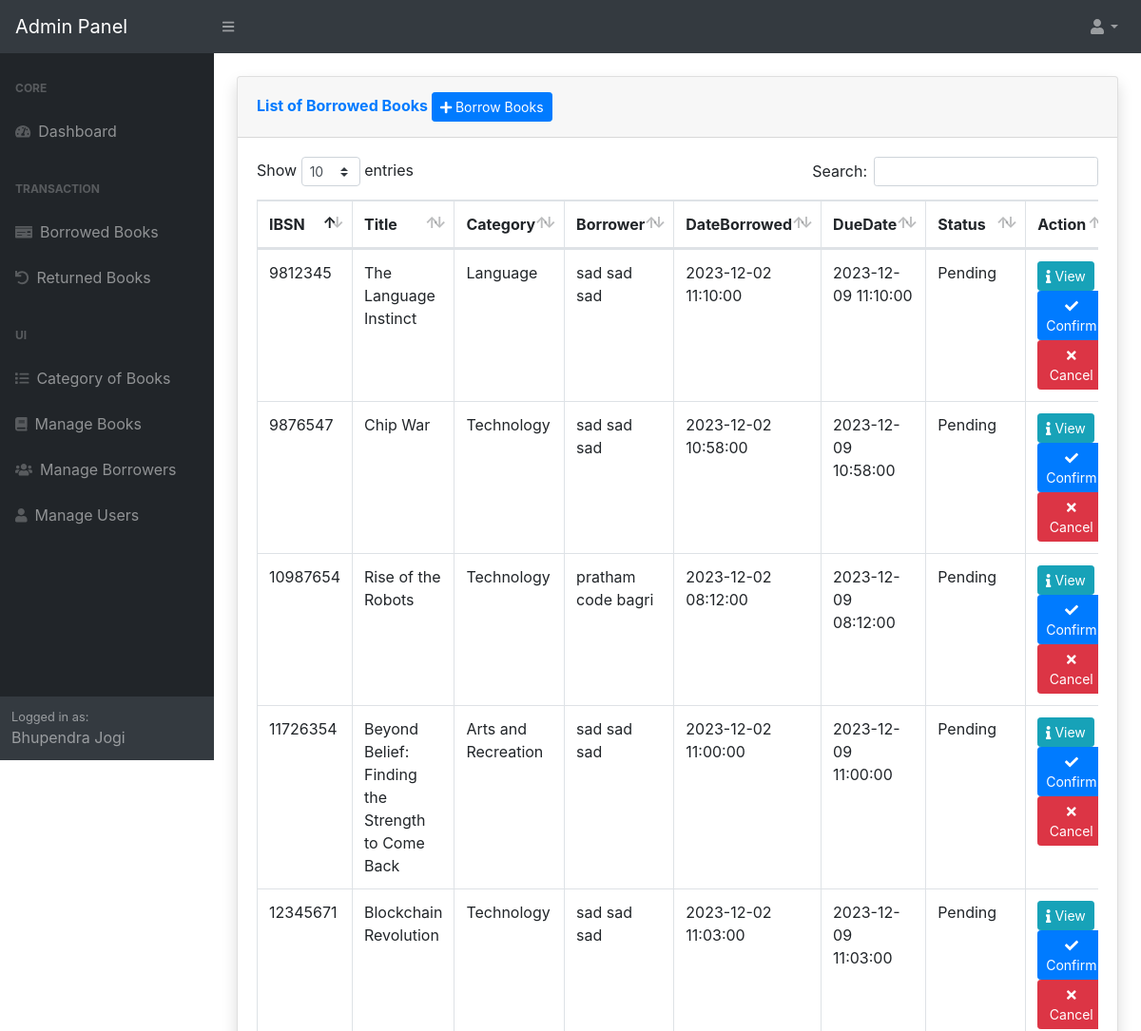
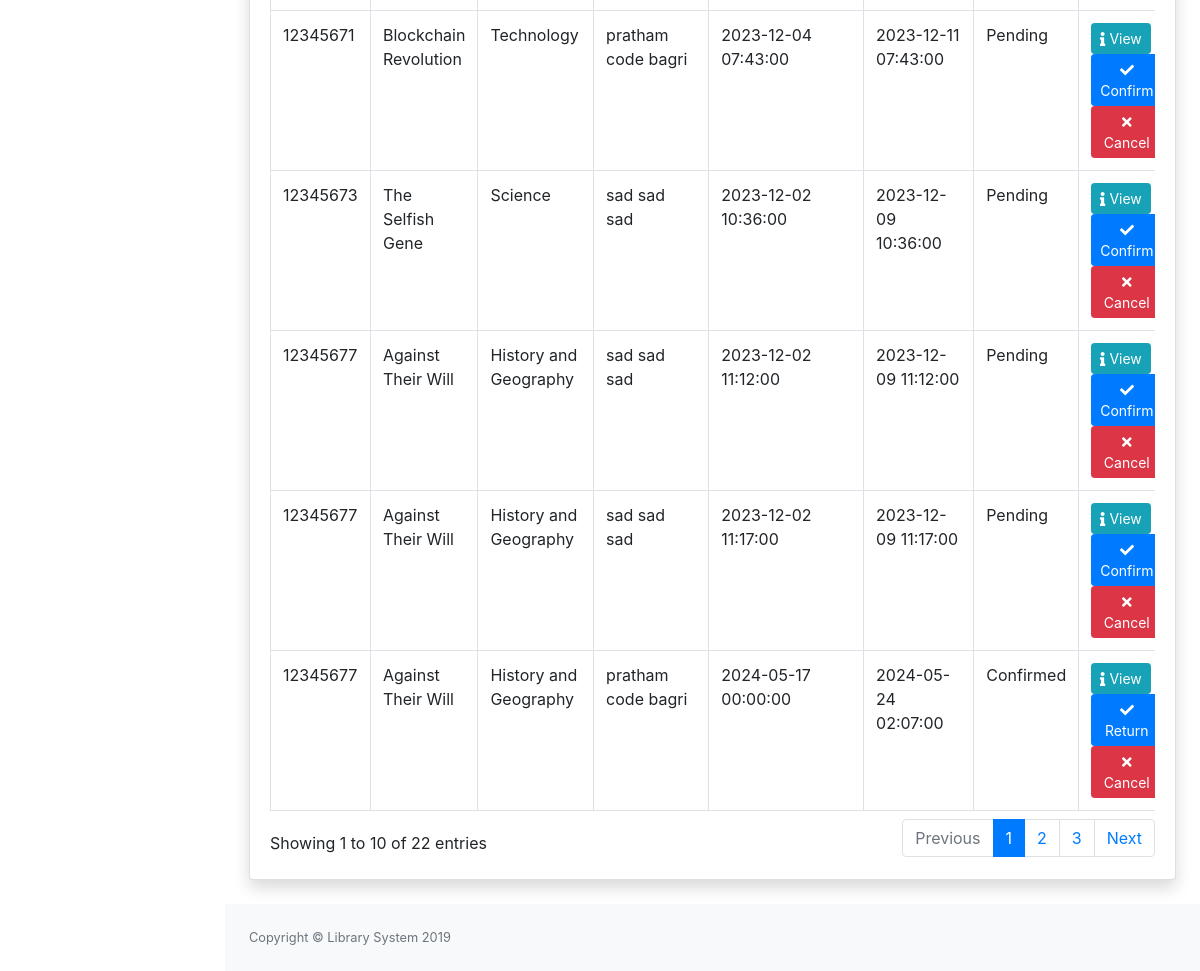
The app's page /admin/borrowed/index.php (signed in) with its own data (2 pictures, top to bottom).
### tables this page shows
CREATE TABLE `tblusers` (
  `USERID` int(11) NOT NULL,
  `NAME` varchar(124) NOT NULL,
  `UEMAIL` varchar(125) NOT NULL,
  `PASS` varchar(125) NOT NULL,
  `TYPE` varchar(125) NOT NULL,
  `Status` varchar(11) NOT NULL,
  `PicLoc` text NOT NULL,
  `fine` varchar(20) DEFAULT NULL
);

CREATE TABLE `tblbooks` (
  `BookID` int(11) NOT NULL,
  `IBSN` varchar(13) NOT NULL,
  `BookTitle` varchar(125) NOT NULL,
  `BookDesc` varchar(255) NOT NULL,
  `Author` varchar(125) NOT NULL,
  `PublishDate` date NOT NULL,
  `BookPublisher` varchar(125) NOT NULL,
  `Category` varchar(90) NOT NULL,
  `BookPrice` double NOT NULL,
  `BookQuantity` int(11) NOT NULL,
  `Status` varchar(30) NOT NULL,
  `BookType` varchar(90) NOT NULL,
  `DeweyDecimal` varchar(90) NOT NULL,
  `OverAllQty` int(11) NOT NULL,
  `Donate` tinyint(1) NOT NULL,
  `Remarks` varchar(90) NOT NULL
);

CREATE TABLE `tbltransaction` (
  `TransactionID` int(11) NOT NULL,
  `IBSN` varchar(13) NOT NULL,
  `NoCopies` int(11) NOT NULL,
  `DateBorrowed` datetime NOT NULL,
  `Purpose` varchar(90) NOT NULL,
  `Status` varchar(30) NOT NULL,
  `DueDate` datetime NOT NULL,
  `BorrowerId` int(11) NOT NULL,
  `Borrowed` tinyint(1) NOT NULL,
  `Due` tinyint(1) NOT NULL,
  `Returned` tinyint(1) NOT NULL,
  `DateReturned` datetime NOT NULL,
  `Remarks` varchar(90) NOT NULL
);

CREATE TABLE `tblborrower` (
  `IDNO` int(11) NOT NULL,
  `BorrowerId` varchar(90) NOT NULL,
  `Firstname` varchar(125) NOT NULL,
  `Lastname` varchar(125) NOT NULL,
  `MiddleName` varchar(125) NOT NULL,
  `Address` varchar(255) NOT NULL,
  `Sex` varchar(11) NOT NULL,
  `ContactNo` varchar(125) NOT NULL,
  `CourseYear` varchar(125) NOT NULL,
  `BorrowerPhoto` varchar(255) NOT NULL,
  `BorrowerType` varchar(35) NOT NULL,
  `Stats` varchar(36) NOT NULL,
  `BUsername` varchar(90) NOT NULL,
  `BPassword` varchar(90) NOT NULL,
  `fine` varchar(20) DEFAULT NULL
);

### admin/borrowed/index.php (called while the page is built, shortened)
<?php
require_once '../themes/templates.php';
?>

### include/database.php (called while the page is built, shortened)
<?php
class Database {
	var $sql_string = '';
	private $conn;
	public function open_connection() {
		$this->conn = mysqli_connect(server, user, pass);
		if (!$this->conn) {
			throw new Exception("Failed to connect to the database server: " . mysqli_connect_error());
		} else {
			$db_select = mysqli_select_db($this->conn, database_name);
		}
	}
	function setQuery($sql='') {
		$this->sql_string=$sql;
	}
	function executeQuery() {
		$result = mysqli_query($this->conn,$this->sql_string);
		return $result;
	}
	private function confirm_query($result) {
		return $result;
	}
	function loadResultList( $key='' ) {
		$cur = $this->executeQuery();
		$array = array();
		while ($row = mysqli_fetch_object($cur)) {
			if ($key) {
				$array[$row->$key] = $row;
			} else {
				$array[] = $row;
			}
		}
		return $array;
	}
	function loadSingleResult() {
		$cur = $this->executeQuery();
		while ($row = mysqli_fetch_object($cur)) {
		return $data = $row;
		}
	}
}
$mydb = new Database();
?>

### include/accounts.php (called while the page is built, shortened)
<?php
require_once(LIB_PATH.DS.'database.php');
class User {
	protected static  $tblname = "tblusers";
	function single_user($id=""){
			global $mydb;
			$mydb->setQuery("SELECT * FROM ".self::$tblname."
				Where USERID= '{$id}' LIMIT 1");
			$cur = $mydb->loadSingleResult();
			return $cur;
	}
}
?>

### admin/borrowed/list.php (the view, shortened to what this page needs)
		  <div class="card shadow mb-4">
           <div class="card-header py-3">
             <h6 class="m-0 font-weight-bold text-primary">List of Borrowed Books
            <?php if ($_SESSION['TYPE']=="SystemAdministrator" || $_SESSION['TYPE']=="Administrator") { ?>
             	<a href="index.php?view=filter" class="btn btn-primary btn-sm"><i class="fa fa-plus"></i> Borrow Books</a>
             <?php } ?>
         	</h6>
           </div>
           <div class="card-body">
             <div class="table-responsive">
			<table id="dataTable" class="table table-bordered table-hover" cellspacing="0"  >
			  <thead>
			  	<tr>
					<th>IBSN</th>
					<th>Title</th>
					<th>Category</th>
					<th>Borrower</th>
					<th>DateBorrowed</th>
					<th>DueDate</th>
					<th>Status</th>
					<th width="22%">Action</th>
			  	</tr>
			  </thead>
			  <tbody>
			  	<?php
			  	$mydb->setQuery("SELECT * FROM `tblbooks` b, `tbltransaction` t ,`tblborrower` s
			  					WHERE b.IBSN=t.IBSN AND t.BorrowerId=s.BorrowerId AND Borrowed=1");
					  	loadresult();
			  		function loadresult(){
				  		global $mydb;
				  		$cur = $mydb->loadResultlist();
						foreach ($cur as $result) {
					  		echo '<tr>';
							echo '<td >' . $result->IBSN.'</td>';
							echo '<td >'. $result->BookTitle.'</td>';
							echo '<td>'. $result->Category.'</td>';
							echo '<td>'. $result->Firstname.' '. $result->MiddleName.' '. $result->Lastname.'</td>';
							echo '<td>'. $result->DateBorrowed.'</td>';
							echo '<td>'. $result->DueDate.'</td>';
							echo '<td>'. $result->Status.'</td>';
							if ($_SESSION['TYPE']=="SystemAdministrator" || $_SESSION['TYPE']=="Administrator") {
								if ($result->Status=='Confirmed') {
									$button = '<a title="Edit" href="controller.php?action=return&id='.$result->TransactionID.'" class="btn btn-primary btn-sm  " ><i class="fa fa-check"></i> Return</a>';
								}elseif($result->Status=='Pending'){
									$button = '<a title="Edit" href="controller.php?action=confirm&id='.$result->TransactionID.'" class="btn btn-primary btn-sm  " ><i class="fa fa-check"></i> Confirm</a>';
								}
					  			$btn= '
					  			<a title="View Book Details" href="index.php?view=view&id='.$result->TransactionID.'" class="btn btn-info btn-sm  " ><i class="fa fa-info"></i> View</a>
					  			  		'.$button.'
					  					 <a title="Delete" href="controller.php?action=cancel&id='.$result->TransactionID.'&" class="btn btn-danger btn-sm  " ><i class="fa fa-times"></i> Cancel</a>';
					  		}else{
					  			$btn='No Action';
			  				}
			  				echo '<td > '.$btn.'</td>';
					  		echo '</tr>';
				  		}
				  	}
			  	?>
			  </tbody>
			</table>
		</div>
	</div>
</div>

### admin/themes/templates.php (shortened to what this page needs)
<?php
 $user = New User();
  $singleuser = $user->single_user($_SESSION['USERID']);
?>
<!DOCTYPE html>
<html lang="en">
    <head>
        <link href="<?php echo web_root;?>admin/dist/css/styles.css" rel="stylesheet" />
          <link href="<?php echo web_root;?>admin/dist/css/datepicker.css" rel="stylesheet" />
        <link href="<?php echo web_root;?>admin/dist/css/dataTables.bootstrap4.min.css" rel="stylesheet" />
        <link href="<?php echo web_root;?>admin/dist/fonts/font-awesome.min.css" rel="stylesheet" />
        <link href="https://cdn.jsdelivr.net/npm/select2@4.0.13/dist/css/select2.min.css" rel="stylesheet" />
    </head>
    <body class="sb-nav-fixed">
        <nav class="sb-topnav navbar navbar-expand navbar-dark bg-dark">
            <a class="navbar-brand" href="<?php echo web_root;?>admin/">Admin Panel</a><button class="btn btn-link btn-sm order-1 order-lg-0" id="sidebarToggle" href="#"><i class="fas fa-bars"></i></button
            >
            <ul class="navbar-nav ml-auto ml-md-0">
                <li class="nav-item dropdown">
                    <a class="nav-link dropdown-toggle" id="userDropdown" href="#" role="button" data-toggle="dropdown" aria-haspopup="true" aria-expanded="false"><i class="fas fa-user fa-fw"></i></a>
                </li>
            </ul>
        </nav>
        <div id="layoutSidenav">
            <div id="layoutSidenav_nav">
                <nav class="sb-sidenav accordion sb-sidenav-dark" id="sidenavAccordion">
                    <div class="sb-sidenav-menu">
                        <div class="nav">
                            <div class="sb-sidenav-menu-heading">Core</div>
                            <a class="nav-link" href="<?php echo web_root?>admin/"
                                ><div class="sb-nav-link-icon"><i class="fas fa-tachometer-alt"></i></div>
                            Dashboard</a>
                            <div class="sb-sidenav-menu-heading">Transaction</div>
                                  <a class="nav-link" href="<?php echo web_root;?>admin/borrowed/">
                                    <div class="sb-nav-link-icon"><i class="fas fa-money-check"></i></div>
                                Borrowed Books</a>
                                  <a class="nav-link" href="<?php echo web_root;?>admin/returned/">
                                    <div class="sb-nav-link-icon"><i class="fas fa-undo"></i></div>
                                Returned Books</a>
                               <div class="sb-sidenav-menu-heading">UI</div>
                                  <a class="nav-link" href="<?php echo web_root;?>admin/category/">
                                    <div class="sb-nav-link-icon"><i class="fas fa-list"></i></div>
                                Category of Books</a>
                                  <a class="nav-link" href="<?php echo web_root;?>admin/books/">
                                    <div class="sb-nav-link-icon"><i class="fas fa-book"></i></div>
                                Manage Books</a>
                                  <a class="nav-link" href="<?php echo web_root;?>admin/borrower/">
                                    <div class="sb-nav-link-icon"><i class="fas fa-users"></i></div>
                                Manage Borrowers</a>
                                  <a class="nav-link" href="<?php echo web_root;?>admin/users/">
                                    <div class="sb-nav-link-icon"><i class="fas fa-user"></i></div>
                                Manage Users</a>
                        </div>
                    </div>
                    <div class="sb-sidenav-footer">
                        <div class="small">Logged in as:</div>
                       <?php echo $singleuser->NAME;  ?>
                    </div>
                </nav>
            </div>
            <div id="layoutSidenav_content">
                <main>
                    <div class="container-fluid">
                         <br/>
                       <?php
                        require_once $content;
                        ?>
                    </div>
                </main>
                <footer class="py-4 bg-light mt-auto">
                    <div class="container-fluid">
                        <div class="d-flex align-items-center justify-content-between small">
                            <div class="text-muted">Copyright &copy; Library System 2019</div>
                        </div>
                    </div>
                </footer>
            </div>
        </div>
    </body>
</html>

### records on screen
tblusers: NAME "Bhupendra Jogi"
tblbooks: tbltransaction.IBSN "10987654", BookTitle "Rise of the Robots", Category "Technology", tblborrower.Firstname "pratham", tblborrower.MiddleName "code", tblborrower.Lastname "bagri", tbltransaction.DateBorrowed "2023-12-02 08:12:00", tbltransaction.DueDate "2023-12-09 08:12:00", tbltransaction.Status "Pending"
tblbooks: tbltransaction.IBSN "12345673", BookTitle "The Selfish Gene", Category "Science", tblborrower.Firstname "sad", tblborrower.MiddleName "sad", tblborrower.Lastname "sad", tbltransaction.DateBorrowed "2023-12-02 10:36:00", tbltransaction.DueDate "2023-12-09 10:36:00", tbltransaction.Status "Pending"
tblbooks: tbltransaction.IBSN "9876547", BookTitle "Chip War", Category "Technology", tblborrower.Firstname "sad", tblborrower.MiddleName "sad", tblborrower.Lastname "sad", tbltransaction.DateBorrowed "2023-12-02 10:58:00", tbltransaction.DueDate "2023-12-09 10:58:00", tbltransaction.Status "Pending"
tblbooks: tbltransaction.IBSN "11726354", BookTitle "Beyond Belief: Finding the Strength to Come Back", Category "Arts and Recreation", tblborrower.Firstname "sad", tblborrower.MiddleName "sad", tblborrower.Lastname "sad", tbltransaction.DateBorrowed "2023-12-02 11:00:00", tbltransaction.DueDate "2023-12-09 11:00:00", tbltransaction.Status "Pending"
tblbooks: tbltransaction.IBSN "12345671", BookTitle "Blockchain Revolution", Category "Technology", tblborrower.Firstname "sad", tblborrower.MiddleName "sad", tblborrower.Lastname "sad", tbltransaction.DateBorrowed "2023-12-02 11:03:00", tbltransaction.DueDate "2023-12-09 11:03:00", tbltransaction.Status "Pending", tblborrower.Firstname "pratham", tblborrower.MiddleName "code", tblborrower.Lastname "bagri", tbltransaction.DateBorrowed "2023-12-04 07:43:00", tbltransaction.DueDate "2023-12-11 07:43:00"
tblbooks: tbltransaction.IBSN "9812345", BookTitle "The Language Instinct", Category "Language", tblborrower.Firstname "sad", tblborrower.MiddleName "sad", tblborrower.Lastname "sad", tbltransaction.DateBorrowed "2023-12-02 11:10:00", tbltransaction.DueDate "2023-12-09 11:10:00", tbltransaction.Status "Pending"
tblbooks: tbltransaction.IBSN "12345677", BookTitle "Against Their Will", Category "History and Geography", tblborrower.Firstname "sad", tblborrower.MiddleName "sad", tblborrower.Lastname "sad", tbltransaction.DateBorrowed "2023-12-02 11:12:00", tbltransaction.DueDate "2023-12-09 11:12:00", tbltransaction.Status "Pending", tbltransaction.DateBorrowed "2023-12-02 11:17:00", tbltransaction.DueDate "2023-12-09 11:17:00", tblborrower.Firstname "pratham", tblborrower.MiddleName "code", tblborrower.Lastname "bagri", tbltransaction.DateBorrowed "2024-05-17 00:00:00", tbltransaction.DueDate "2024-05-24 02:07:00", tbltransaction.Status "Confirmed"
